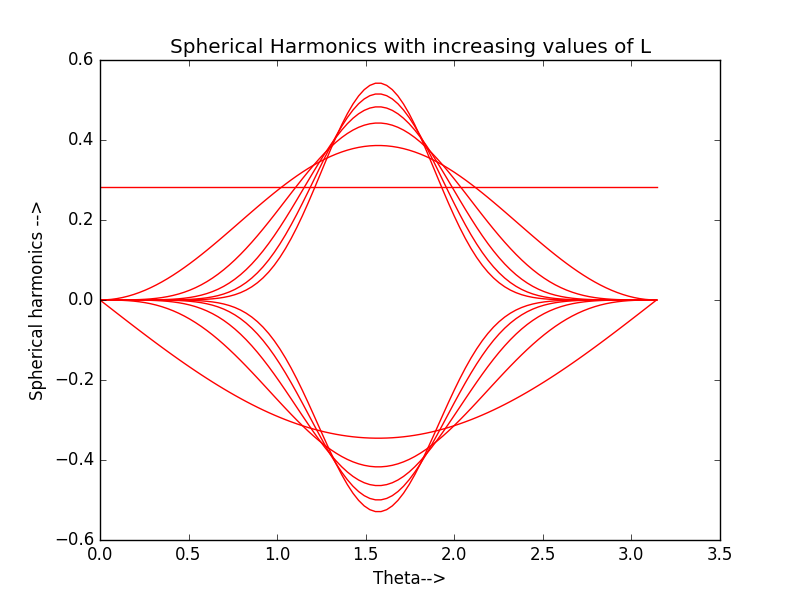

The Python source for this figure:
##Author: Indranil Ghosh, Jadavpur University, Physics Department

## Calculation of the Spherical Harmonics

from sympy.core.cache import cacheit
from sympy import *
import pylab
import numpy as np

x=Symbol('x')
@cacheit
def P(l, m, x): return simplify((-1)**m*factorial2(2*m - 1)*sqrt((1 - x**2)**m) if l==m else x*(2*m + 1)*P(m, m, x) if l - m == 1 else (x*(2*l - 1)*P(l - 1, m, x) - (l + m - 1)*P(l - 2, m, x))/(l - m))

def Y(l, m, theta, phi): return sqrt((2*l + 1)*factorial(l - m)/(4*pi*factorial(l + m)))*P(l, m, cos(theta))*exp(I*m*phi)
def real_Y(l, m, theta, phi): return re(Y(l, m, theta, phi))

def plot_P(l, m):
    X=[]
    p=[]
    for x in np.linspace(-1, 1, 100):
        X+=[x, ]
        p+=[P(l, m, x), ] 
    pylab.plot(X, p, 'r-')
    pylab.xlabel("x -->")
    pylab.ylabel("P(l, m, x) -->")
    pylab.show()


def Plot_Y(l):
    T=[]
    H=[]
    phi=0
    for theta in np.linspace(0, float(pi), 100):
        T+=[theta, ]
        H+=[real_Y(l, l, theta, phi), ]
    pylab.plot(T, H, 'r-')
    pylab.xlabel("Theta-->")
    pylab.ylabel("Spherical harmonics -->")
    pylab.ylim(-0.6, 0.6)

for l in range(11): Plot_Y(l)
pylab.title("Spherical Harmonics with increasing values of L")
pylab.show()
